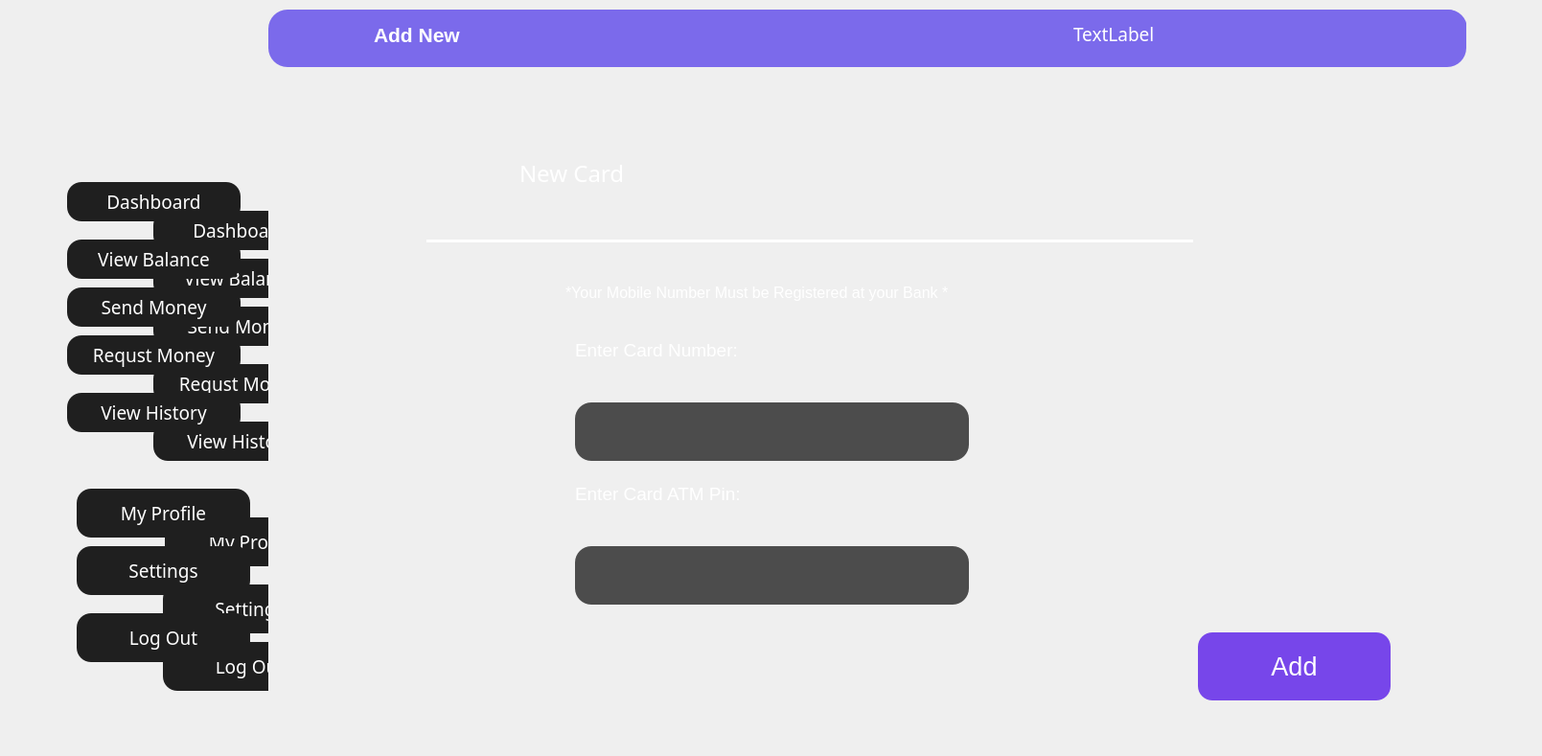
    <widget class="QWidget" name="page_7">
     <widget class="QWidget" name="widget_16" native="true">
      <property name="geometry">
       <rect>
        <x>0</x>
        <y>0</y>
        <width>1600</width>
        <height>780</height>
       </rect>
      </property>
      <property name="font">
       <font>
        <family>PT Bold Broken</family>
        <pointsize>14</pointsize>
       </font>
      </property>
      <property name="styleSheet">
       <string notr="true">color: rgb(255, 255, 255);</string>
      </property>
      <widget class="QWidget" name="widget_17" native="true">
       <property name="geometry">
        <rect>
         <x>280</x>
         <y>10</y>
         <width>1250</width>
         <height>60</height>
        </rect>
       </property>
       <property name="styleSheet">
        <string notr="true">background-color: rgb(123, 106, 235);
border-radius:20px;</string>
       </property>
       <widget class="QLabel" name="label_53">
        <property name="geometry">
         <rect>
          <x>110</x>
          <y>1</y>
          <width>201</width>
          <height>51</height>
         </rect>
        </property>
        <property name="font">
         <font>
          <family>Arial</family>
          <pointsize>16</pointsize>
          <bold>true</bold>
         </font>
        </property>
        <property name="styleSheet">
         <string notr="true">background-color: rgb(123, 106, 235);
color:rgb(255, 255, 255);</string>
        </property>
        <property name="text">
         <string>Add New</string>
        </property>
       </widget>
       <widget class="QLabel" name="label_54">
        <property name="geometry">
         <rect>
          <x>840</x>
          <y>0</y>
          <width>411</width>
          <height>51</height>
         </rect>
        </property>
        <property name="font">
         <font>
          <family>Arial Rounded MT Bold</family>
          <pointsize>14</pointsize>
         </font>
        </property>
        <property name="styleSheet">
         <string notr="true">background-color: rgb(123, 106, 235);
color:rgb(255, 255, 255);
</string>
        </property>
        <property name="text">
         <string>TextLabel</string>
        </property>
       </widget>
      </widget>
      <widget class="QWidget" name="widget_18" native="true">
       <property name="geometry">
        <rect>
         <x>0</x>
         <y>0</y>
         <width>280</width>
         <height>780</height>
        </rect>
       </property>
       <property name="styleSheet">
        <string notr="true">QPushButton{
	background-color: rgb(31, 31, 31);
	color: rgb(255, 255, 255);
	font: 700 12pt &quot;Arial&quot;;
    border-radius:15px;
}</string>
       </property>
       <widget class="QPushButton" name="pushButton_76">
        <property name="geometry">
         <rect>
          <x>160</x>
          <y>380</y>
          <width>181</width>
          <height>41</height>
         </rect>
        </property>
        <property name="text">
         <string>Requst Money</string>
        </property>
       </widget>
       <widget class="QPushButton" name="pushButton_77">
        <property name="geometry">
         <rect>
          <x>170</x>
          <y>610</y>
          <width>181</width>
          <height>51</height>
         </rect>
        </property>
        <property name="text">
         <string>Settings</string>
        </property>
       </widget>
       <widget class="QPushButton" name="pushButton_78">
        <property name="geometry">
         <rect>
          <x>160</x>
          <y>270</y>
          <width>181</width>
          <height>41</height>
         </rect>
        </property>
        <property name="text">
         <string>View Balance</string>
        </property>
       </widget>
       <widget class="QPushButton" name="pushButton_79">
        <property name="geometry">
         <rect>
          <x>172</x>
          <y>540</y>
          <width>181</width>
          <height>51</height>
         </rect>
        </property>
        <property name="text">
         <string>My Profile</string>
        </property>
       </widget>
       <widget class="QPushButton" name="pushButton_80">
        <property name="geometry">
         <rect>
          <x>160</x>
          <y>220</y>
          <width>181</width>
          <height>41</height>
         </rect>
        </property>
        <property name="text">
         <string>Dashboard</string>
        </property>
       </widget>
       <widget class="QPushButton" name="pushButton_81">
        <property name="geometry">
         <rect>
          <x>160</x>
          <y>440</y>
          <width>181</width>
          <height>41</height>
         </rect>
        </property>
        <property name="styleSheet">
         <string notr="true">background-color: rgb(31, 31, 31);</string>
        </property>
        <property name="text">
         <string>View History</string>
        </property>
       </widget>
       <widget class="QPushButton" name="pushButton_82">
        <property name="geometry">
         <rect>
          <x>160</x>
          <y>320</y>
          <width>181</width>
          <height>41</height>
         </rect>
        </property>
        <property name="text">
         <string>Send Money</string>
        </property>
       </widget>
       <widget class="QPushButton" name="pushButton_83">
        <property name="geometry">
         <rect>
          <x>170</x>
          <y>670</y>
          <width>181</width>
          <height>51</height>
         </rect>
        </property>
        <property name="text">
         <string>Log Out</string>
        </property>
       </widget>
       <widget class="QLabel" name="label_55">
        <property name="geometry">
         <rect>
          <x>0</x>
          <y>10</y>
          <width>281</width>
          <height>780</height>
         </rect>
        </property>
        <property name="styleSheet">
         <string notr="true">background-image: url(:/new/prefix1/leftSide.png);
QPushButton{
	background-color: rgb(31, 31, 31);
	color: rgb(255, 255, 255);
	font: 700 12pt &quot;Arial&quot;;
    border-radius:15px;
}</string>
        </property>
        <property name="text">
         <string/>
        </property>
        <property name="pixmap">
         <pixmap resource="assets.qrc">:/new/prefix1/leftSide.png</pixmap>
        </property>
        <property name="scaledContents">
         <bool>true</bool>
        </property>
       </widget>
       <widget class="QPushButton" name="pushButton_84">
        <property name="geometry">
         <rect>
          <x>70</x>
          <y>410</y>
          <width>181</width>
          <height>41</height>
         </rect>
        </property>
        <property name="styleSheet">
         <string notr="true">background-color: rgb(31, 31, 31);</string>
        </property>
        <property name="text">
         <string>View History</string>
        </property>
       </widget>
       <widget class="QPushButton" name="pushButton_85">
        <property name="geometry">
         <rect>
          <x>80</x>
          <y>640</y>
          <width>181</width>
          <height>51</height>
         </rect>
        </property>
        <property name="text">
         <string>Log Out</string>
        </property>
       </widget>
       <widget class="QPushButton" name="pushButton_86">
        <property name="geometry">
         <rect>
          <x>70</x>
          <y>300</y>
          <width>181</width>
          <height>41</height>
         </rect>
        </property>
        <property name="text">
         <string>Send Money</string>
        </property>
       </widget>
       <widget class="QPushButton" name="pushButton_87">
        <property name="geometry">
         <rect>
          <x>70</x>
          <y>190</y>
          <width>181</width>
          <height>41</height>
         </rect>
        </property>
        <property name="text">
         <string>Dashboard</string>
        </property>
       </widget>
       <widget class="QPushButton" name="pushButton_88">
        <property name="geometry">
         <rect>
          <x>70</x>
          <y>250</y>
          <width>181</width>
          <height>41</height>
         </rect>
        </property>
        <property name="text">
         <string>View Balance</string>
        </property>
       </widget>
       <widget class="QPushButton" name="pushButton_89">
        <property name="geometry">
         <rect>
          <x>80</x>
          <y>510</y>
          <width>181</width>
          <height>51</height>
         </rect>
        </property>
        <property name="text">
         <string>My Profile</string>
        </property>
       </widget>
       <widget class="QPushButton" name="pushButton_90">
        <property name="geometry">
         <rect>
          <x>70</x>
          <y>350</y>
          <width>181</width>
          <height>41</height>
         </rect>
        </property>
        <property name="text">
         <string>Requst Money</string>
        </property>
       </widget>
       <widget class="QPushButton" name="pushButton_91">
        <property name="geometry">
         <rect>
          <x>80</x>
          <y>570</y>
          <width>181</width>
          <height>51</height>
         </rect>
        </property>
        <property name="text">
         <string>Settings</string>
        </property>
       </widget>
      </widget>
      <widget class="QWidget" name="widget_19" native="true">
       <property name="geometry">
        <rect>
         <x>300</x>
         <y>110</y>
         <width>1131</width>
         <height>161</height>
        </rect>
       </property>
       <widget class="QLabel" name="label_56">
        <property name="geometry">
         <rect>
          <x>72</x>
          <y>9</y>
          <width>131</width>
          <height>111</height>
         </rect>
        </property>
        <property name="text">
         <string/>
        </property>
        <property name="pixmap">
         <pixmap resource="assets.qrc">:/new/prefix1/cashIn.png</pixmap>
        </property>
        <property name="scaledContents">
         <bool>true</bool>
        </property>
       </widget>
       <widget class="QLabel" name="label_57">
        <property name="geometry">
         <rect>
          <x>242</x>
          <y>40</y>
          <width>171</width>
          <height>61</height>
         </rect>
        </property>
        <property name="font">
         <font>
          <family>Old Antic Outline Shaded</family>
          <pointsize>18</pointsize>
         </font>
        </property>
        <property name="styleSheet">
         <string notr="true">color: rgb(255, 255, 255);</string>
        </property>
        <property name="text">
         <string>New Card</string>
        </property>
       </widget>
       <widget class="QLabel" name="label_58">
        <property name="geometry">
         <rect>
          <x>145</x>
          <y>140</y>
          <width>800</width>
          <height>3</height>
         </rect>
        </property>
        <property name="styleSheet">
         <string notr="true">background-color: rgb(255, 255, 255);</string>
        </property>
        <property name="text">
         <string/>
        </property>
       </widget>
      </widget>
      <widget class="QLabel" name="label_59">
       <property name="geometry">
        <rect>
         <x>590</x>
         <y>290</y>
         <width>535</width>
         <height>31</height>
        </rect>
       </property>
       <property name="font">
        <font>
         <pointsize>12</pointsize>
        </font>
       </property>
       <property name="styleSheet">
        <string notr="true">color: rgb(255, 255, 255);</string>
       </property>
       <property name="text">
        <string>*Your Mobile Number Must be Registered at your Bank *</string>
       </property>
      </widget>
      <widget class="QLabel" name="label_60">
       <property name="geometry">
        <rect>
         <x>600</x>
         <y>350</y>
         <width>251</width>
         <height>31</height>
        </rect>
       </property>
       <property name="font">
        <font>
         <pointsize>14</pointsize>
        </font>
       </property>
       <property name="text">
        <string>Enter Card Number:</string>
       </property>
      </widget>
      <widget class="QLabel" name="label_61">
       <property name="geometry">
        <rect>
         <x>600</x>
         <y>500</y>
         <width>251</width>
         <height>31</height>
        </rect>
       </property>
       <property name="font">
        <font>
         <pointsize>14</pointsize>
        </font>
       </property>
       <property name="text">
        <string>Enter Card ATM Pin:</string>
       </property>
      </widget>
      <widget class="QLineEdit" name="lineEdit_2">
       <property name="geometry">
        <rect>
         <x>600</x>
         <y>420</y>
         <width>411</width>
         <height>61</height>
        </rect>
       </property>
       <property name="styleSheet">
        <string notr="true">background-color: rgb(76, 76, 76);
border-radius:17px;
</string>
       </property>
      </widget>
      <widget class="QLineEdit" name="lineEdit_3">
       <property name="geometry">
        <rect>
         <x>600</x>
         <y>570</y>
         <width>411</width>
         <height>61</height>
        </rect>
       </property>
       <property name="styleSheet">
        <string notr="true">background-color: rgb(76, 76, 76);
border-radius:17px;
</string>
       </property>
      </widget>
      <widget class="QPushButton" name="pushButton_92">
       <property name="geometry">
        <rect>
         <x>1250</x>
         <y>660</y>
         <width>201</width>
         <height>71</height>
        </rect>
       </property>
       <property name="font">
        <font>
         <family>Arial</family>
         <pointsize>20</pointsize>
         <bold>false</bold>
        </font>
       </property>
       <property name="styleSheet">
        <string notr="true">background-color: rgb(119, 70, 234);
color: rgb(255, 255, 255);
border-radius:15px;</string>
       </property>
       <property name="text">
        <string>Add</string>
       </property>
      </widget>
     </widget>
    </widget>
